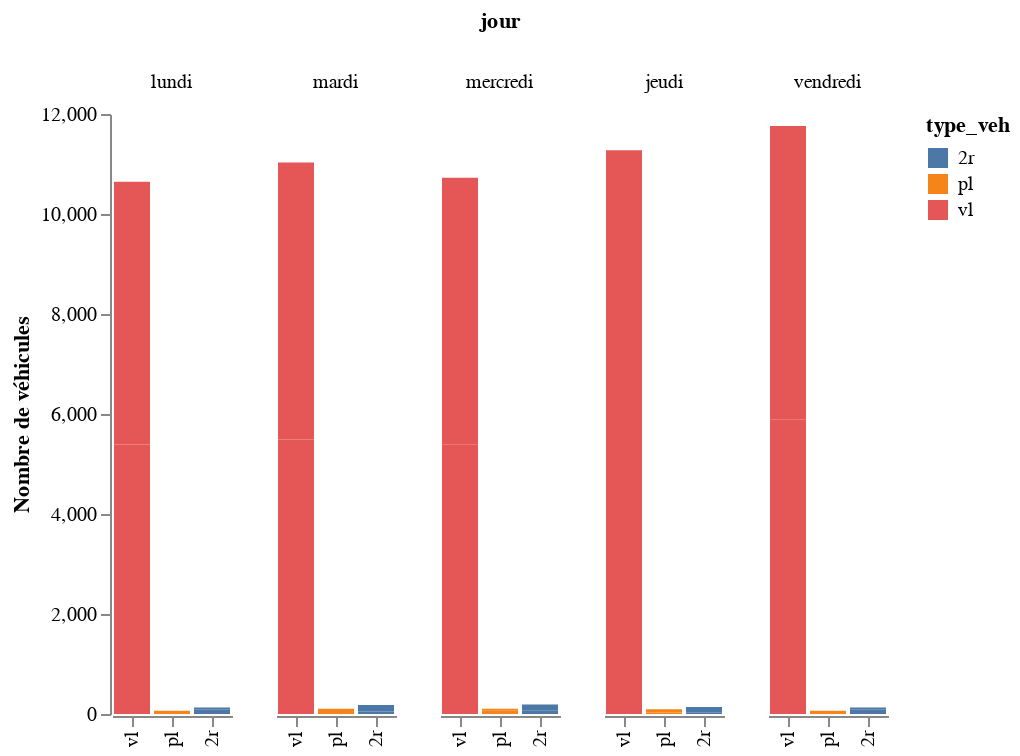

The code cell stored with this chart in its notebook:
### Code cell
#exemple d'appel de résultats du dico
dicoHoraire['mjo']['nbJour']
dicoHoraire['mja']['nbJour']
dicoHoraire['mjo']['2sens']['graph']
dicoHoraire['samedi']['sens1']['donnees']
dicoJournalier['mja']['sens2']['graph']
dicoJournalier['mjo']['2sens']['graph']

### Figure 1 — Vega-Lite specification as saved in the notebook (floating-point values rounded to 4 significant figures)
{"config": {"view": {"continuousWidth": 400, "continuousHeight": 300, "stroke": "transparent"}}, "data": {"name": "data-ab9f3ef52383f3c0ee6892b619454235"}, "mark": "bar", "encoding": {"color": {"type": "nominal", "field": "type_veh"}, "column": {"type": "ordinal", "field": "jour", "sort": ["lundi", "mardi", "mercredi", "jeudi", "vendredi", "samedi", "dimanche"]}, "x": {"type": "nominal", "axis": {"title": ""}, "field": "type_veh", "sort": ["tv", "vl", "pl", "2r"]}, "y": {"type": "quantitative", "axis": {"grid": false, "title": "Nombre de véhicules"}, "field": "nbVeh"}}, "$schema": "https://vega.github.io/schema/vega-lite/v4.8.1.json", "datasets": {"data-ab9f3ef52383f3c0ee6892b619454235": [{"jour": "lundi", "type_veh": "2r", "sens": "sens1", "nbVeh": 97.0, "nbOcc": 1}, {"jour": "lundi", "type_veh": "2r", "sens": "sens2", "nbVeh": 33.0, "nbOcc": 1}, {"jour": "lundi", "type_veh": "pl", "sens": "sens1", "nbVeh": 22.0, "nbOcc": 1}, {"jour": "lundi", "type_veh": "pl", "sens": "sens2", "nbVeh": 43.0, "nbOcc": 1}, {"jour": "lundi", "type_veh": "vl", "sens": "sens1", "nbVeh": 5391.0, "nbOcc": 1}, {"jour": "lundi", "type_veh": "vl", "sens": "sens2", "nbVeh": 5253.0, "nbOcc": 1}, {"jour": "mardi", "type_veh": "vl", "sens": "sens2", "nbVeh": 5490.0, "nbOcc": 2}, {"jour": "mardi", "type_veh": "vl", "sens": "sens1", "nbVeh": 5540.0, "nbOcc": 2}, {"jour": "mardi", "type_veh": "2r", "sens": "sens2", "nbVeh": 48.0, "nbOcc": 2}, {"jour": "mardi", "type_veh": "pl", "sens": "sens1", "nbVeh": 38.5, "nbOcc": 2}, {"jour": "mardi", "type_veh": "2r", "sens": "sens1", "nbVeh": 132.0, "nbOcc": 2}, {"jour": "mardi", "type_veh": "pl", "sens": "sens2", "nbVeh": 65.0, "nbOcc": 2}, {"jour": "mercredi", "type_veh": "vl", "sens": "sens2", "nbVeh": 5387.0, "nbOcc": 1}, {"jour": "mercredi", "type_veh": "vl", "sens": "sens1", "nbVeh": 5338.0, "nbOcc": 1}, {"jour": "mercredi", "type_veh": "pl", "sens": "sens2", "nbVeh": 75.0, "nbOcc": 1}, {"jour": "mercredi", "type_veh": "pl", "sens": "sens1", "nbVeh": 31.0, "nbOcc": 1}, {"jour": "mercredi", "type_veh": "2r", "sens": "sens2", "nbVeh": 66.0, "nbOcc": 1}, {"jour": "mercredi", "type_veh": "2r", "sens": "sens1", "nbVeh": 122.0, "nbOcc": 1}, {"jour": "jeudi", "type_veh": "vl", "sens": "sens2", "nbVeh": 5501.0, "nbOcc": 1}, {"jour": "jeudi", "type_veh": "vl", "sens": "sens1", "nbVeh": 5775.0, "nbOcc": 1}, {"jour": "jeudi", "type_veh": "pl", "sens": "sens1", "nbVeh": 31.0, "nbOcc": 1}, {"jour": "jeudi", "type_veh": "2r", "sens": "sens2", "nbVeh": 37.0, "nbOcc": 1}, {"jour": "jeudi", "type_veh": "2r", "sens": "sens1", "nbVeh": 102.0, "nbOcc": 1}, {"jour": "jeudi", "type_veh": "pl", "sens": "sens2", "nbVeh": 65.0, "nbOcc": 1}, {"jour": "vendredi", "type_veh": "vl", "sens": "sens1", "nbVeh": 5883.0, "nbOcc": 1}, {"jour": "vendredi", "type_veh": "2r", "sens": "sens1", "nbVeh": 95.0, "nbOcc": 1}, {"jour": "vendredi", "type_veh": "2r", "sens": "sens2", "nbVeh": 36.0, "nbOcc": 1}, {"jour": "vendredi", "type_veh": "pl", "sens": "sens1", "nbVeh": 18.0, "nbOcc": 1}, {"jour": "vendredi", "type_veh": "pl", "sens": "sens2", "nbVeh": 45.0, "nbOcc": 1}, {"jour": "vendredi", "type_veh": "vl", "sens": "sens2", "nbVeh": 5875.0, "nbOcc": 1}]}}
